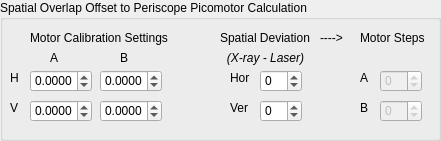
   <widget class="QGroupBox" name="groupBox_Overlap2Picomotor">
    <property name="geometry">
     <rect>
      <x>40</x>
      <y>630</y>
      <width>441</width>
      <height>141</height>
     </rect>
    </property>
    <property name="title">
     <string>Spatial Overlap Offset to Periscope Picomotor Calculation</string>
    </property>
    <widget class="QDoubleSpinBox" name="doubleSpinBox_CalAH">
     <property name="geometry">
      <rect>
       <x>30</x>
       <y>70</y>
       <width>62</width>
       <height>22</height>
      </rect>
     </property>
     <property name="decimals">
      <number>4</number>
     </property>
     <property name="minimum">
      <double>-99999.000000000000000</double>
     </property>
     <property name="maximum">
      <double>99999.990000000005239</double>
     </property>
    </widget>
    <widget class="QDoubleSpinBox" name="doubleSpinBox_CalAV">
     <property name="geometry">
      <rect>
       <x>30</x>
       <y>100</y>
       <width>62</width>
       <height>22</height>
      </rect>
     </property>
     <property name="decimals">
      <number>4</number>
     </property>
     <property name="minimum">
      <double>-99999.000000000000000</double>
     </property>
     <property name="maximum">
      <double>99999.990000000005239</double>
     </property>
    </widget>
    <widget class="QDoubleSpinBox" name="doubleSpinBox_CalBH">
     <property name="geometry">
      <rect>
       <x>100</x>
       <y>70</y>
       <width>62</width>
       <height>22</height>
      </rect>
     </property>
     <property name="decimals">
      <number>4</number>
     </property>
     <property name="minimum">
      <double>-99999.000000000000000</double>
     </property>
     <property name="maximum">
      <double>99999.990000000005239</double>
     </property>
    </widget>
    <widget class="QDoubleSpinBox" name="doubleSpinBox_CalBV">
     <property name="geometry">
      <rect>
       <x>100</x>
       <y>100</y>
       <width>62</width>
       <height>22</height>
      </rect>
     </property>
     <property name="decimals">
      <number>4</number>
     </property>
     <property name="minimum">
      <double>-99999.000000000000000</double>
     </property>
     <property name="maximum">
      <double>99999.990000000005239</double>
     </property>
    </widget>
    <widget class="QSpinBox" name="spinBox_StepA">
     <property name="enabled">
      <bool>false</bool>
     </property>
     <property name="geometry">
      <rect>
       <x>380</x>
       <y>70</y>
       <width>42</width>
       <height>22</height>
      </rect>
     </property>
     <property name="readOnly">
      <bool>false</bool>
     </property>
     <property name="minimum">
      <number>-9999</number>
     </property>
     <property name="maximum">
      <number>9999</number>
     </property>
    </widget>
    <widget class="QSpinBox" name="spinBox_StepB">
     <property name="enabled">
      <bool>false</bool>
     </property>
     <property name="geometry">
      <rect>
       <x>380</x>
       <y>100</y>
       <width>42</width>
       <height>22</height>
      </rect>
     </property>
     <property name="minimum">
      <number>-9999</number>
     </property>
     <property name="maximum">
      <number>9999</number>
     </property>
    </widget>
    <widget class="QLabel" name="label_2">
     <property name="geometry">
      <rect>
       <x>30</x>
       <y>30</y>
       <width>151</width>
       <height>16</height>
      </rect>
     </property>
     <property name="text">
      <string>Motor Calibration Settings</string>
     </property>
    </widget>
    <widget class="QLabel" name="label_3">
     <property name="geometry">
      <rect>
       <x>10</x>
       <y>70</y>
       <width>21</width>
       <height>16</height>
      </rect>
     </property>
     <property name="text">
      <string>H</string>
     </property>
    </widget>
    <widget class="QLabel" name="label_4">
     <property name="geometry">
      <rect>
       <x>10</x>
       <y>100</y>
       <width>21</width>
       <height>16</height>
      </rect>
     </property>
     <property name="text">
      <string>V</string>
     </property>
    </widget>
    <widget class="QLabel" name="label_5">
     <property name="geometry">
      <rect>
       <x>50</x>
       <y>50</y>
       <width>21</width>
       <height>16</height>
      </rect>
     </property>
     <property name="text">
      <string>A</string>
     </property>
    </widget>
    <widget class="QLabel" name="label_6">
     <property name="geometry">
      <rect>
       <x>120</x>
       <y>50</y>
       <width>21</width>
       <height>16</height>
      </rect>
     </property>
     <property name="text">
      <string>B</string>
     </property>
    </widget>
    <widget class="QLabel" name="label_7">
     <property name="geometry">
      <rect>
       <x>220</x>
       <y>30</y>
       <width>91</width>
       <height>16</height>
      </rect>
     </property>
     <property name="text">
      <string>Spatial Deviation</string>
     </property>
    </widget>
    <widget class="QLabel" name="label_8">
     <property name="geometry">
      <rect>
       <x>230</x>
       <y>70</y>
       <width>31</width>
       <height>16</height>
      </rect>
     </property>
     <property name="text">
      <string>Hor</string>
     </property>
    </widget>
    <widget class="QLabel" name="label_9">
     <property name="geometry">
      <rect>
       <x>230</x>
       <y>100</y>
       <width>31</width>
       <height>16</height>
      </rect>
     </property>
     <property name="text">
      <string>Ver</string>
     </property>
    </widget>
    <widget class="QSpinBox" name="spinBox_DevH">
     <property name="geometry">
      <rect>
       <x>260</x>
       <y>70</y>
       <width>42</width>
       <height>22</height>
      </rect>
     </property>
     <property name="minimum">
      <number>-999999</number>
     </property>
     <property name="maximum">
      <number>999999</number>
     </property>
    </widget>
    <widget class="QSpinBox" name="spinBox_DevV">
     <property name="geometry">
      <rect>
       <x>260</x>
       <y>100</y>
       <width>42</width>
       <height>22</height>
      </rect>
     </property>
     <property name="minimum">
      <number>-99999</number>
     </property>
     <property name="maximum">
      <number>99999</number>
     </property>
    </widget>
    <widget class="QLabel" name="label_10">
     <property name="geometry">
      <rect>
       <x>360</x>
       <y>30</y>
       <width>71</width>
       <height>16</height>
      </rect>
     </property>
     <property name="text">
      <string>Motor Steps</string>
     </property>
    </widget>
    <widget class="QLabel" name="label_11">
     <property name="geometry">
      <rect>
       <x>360</x>
       <y>70</y>
       <width>21</width>
       <height>16</height>
      </rect>
     </property>
     <property name="text">
      <string>A</string>
     </property>
    </widget>
    <widget class="QLabel" name="label_12">
     <property name="geometry">
      <rect>
       <x>360</x>
       <y>100</y>
       <width>21</width>
       <height>16</height>
      </rect>
     </property>
     <property name="text">
      <string>B</string>
     </property>
    </widget>
    <widget class="QLabel" name="label_13">
     <property name="geometry">
      <rect>
       <x>320</x>
       <y>30</y>
       <width>31</width>
       <height>16</height>
      </rect>
     </property>
     <property name="text">
      <string>----&gt;</string>
     </property>
    </widget>
    <widget class="QLabel" name="label_14">
     <property name="geometry">
      <rect>
       <x>220</x>
       <y>50</y>
       <width>91</width>
       <height>16</height>
      </rect>
     </property>
     <property name="font">
      <font>
       <italic>true</italic>
       <bold>false</bold>
       <kerning>true</kerning>
      </font>
     </property>
     <property name="text">
      <string>(X-ray - Laser)</string>
     </property>
     <property name="alignment">
      <set>Qt::AlignCenter</set>
     </property>
    </widget>
   </widget>
